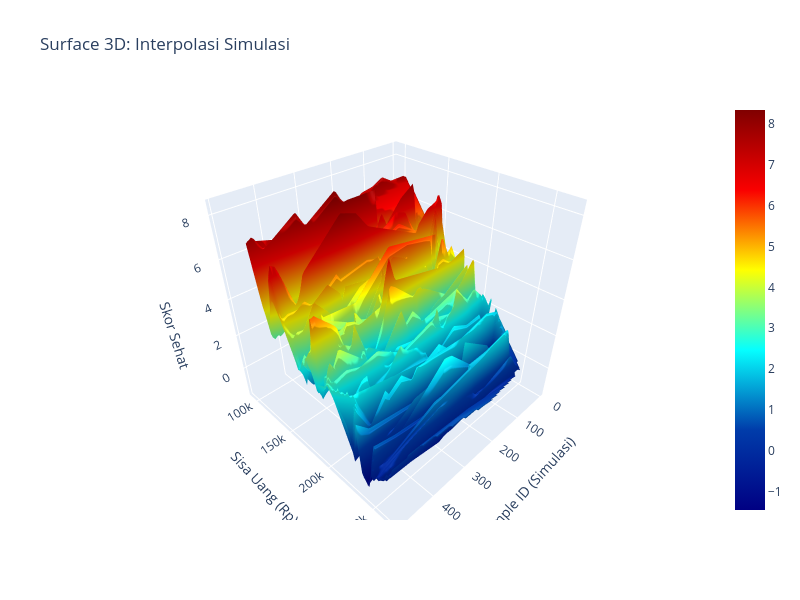

Source (notebook cell):
### Markdown cell above
# CHAT GPT
1. buatkan kode untuk visualisasi interaktif dengan grafik 3D yang bisa diputar dan di zoom.
->Mantap 👍 kalau mau grafik 3D interaktif (bisa diputar & zoom langsung), paling gampang pakai Plotly.
Plotly bisa langsung jalan di Jupyter Notebook maupun VS Code (notebook mode). Berikut contoh kode untuk visualisasi interaktif 3D dari data simulasi sisa, skor, dan sehat yang kamu punya.ara kerja: x → sisa uang y → skor kesehatan z → skor total (gabungan kenyang, rasa, sehat, bosan) Warna = skor total (semakin tinggi → warna berbeda) Titik bisa diputar dengan mouse, di-zoom in/out, bahkan disimpan ke file HTML.

2. kenapa sih putih ajaa? apakah ada yang salah dengan kode sayaa?
-> Oke aku lihat dari screenshot kamu 👀 Masalahnya bukan di kode visualisasi (Plotly sudah benar), tapi di data resp_sehat yang kamu pakai untuk z → hasilnya semua nol (flat surface, makanya keliatan kotak merah datar aja).Masalah: budget di akhir simulasi tidak selalu jatuh tepat ke kelipatan 1000 yang ada di bin_sisa → jadi int((budget-SISA_MININUM)/1000) bisa keluar dari index, atau tidak cocok → hasil assignment gagal / tetap 0.

3. mengapa setelah kode diatas dibenarkan tetap tidak muncul visualisasi yang menarik?
-> Ahh, sekarang jelas 👍. Kode yang kamu kasih sebelumnya sudah dibenarkan (bug index selesai), tapi bagian visualisasi kamu masih “flat/datar” karena data yang di‐plot ke plot_surface memang nyaris nol semua atau kosong. Itu bukan masalah matplotlib, tapi karena matriks resp_sehat tidak terisi dengan baik.Mari kita bedah penyebabnya: Isi resp_sehat banyak nol. Di loop terakhir kamu hanya mengisi satu sel per simulasi (resp_sehat[n, idx] = skor_sehat). → Akhirnya sebagian besar dari matriks resp_sehat = 0, jadinya permukaan terlihat datar/putih. Index idx kadang di luar range. Walau sudah dicek, nilai budget sering tidak jatuh tepat di bin yang kamu buat (np.arange(100e3,300e3,1000)). Jadi sangat sedikit sel yang benar‐benar terisi. Visualisasi 3D butuh grid penuh. plot_surface(X,Y,Z) akan menggambar permukaan halus kalau Z penuh. Kalau Z hanya 0 dengan beberapa titik nonzero → tampak datar.

### Code cell
import plotly.graph_objects as go
import numpy as np
from scipy.interpolate import griddata

# Buat grid interpolasi
xi = np.linspace(min(sampleid), max(sampleid), 100)
yi = np.linspace(min(sisa), max(sisa), 100)
Xi, Yi = np.meshgrid(xi, yi)
Zi = griddata((sampleid, sisa), sehat, (Xi, Yi), method='linear')

# Buat figure 3D interaktif
fig = go.Figure(data=[go.Surface(x=Xi, y=Yi, z=Zi, colorscale="Jet")])

# Atur layout
fig.update_layout(
    title="Surface 3D: Interpolasi Simulasi",
    scene=dict(
        xaxis_title="Sample ID (Simulasi)",
        yaxis_title="Sisa Uang (Rp)",
        zaxis_title="Skor Sehat"
    ),
    autosize=True,
    width=800,
    height=600
)

fig.show()

### Figure 1 — Plotly figure (JSON) as saved in the notebook; plotly's stock layout.template omitted (floating-point values rounded to 4 significant figures; data arrays with more than 128 entries replaced by an {"elided": "..."} marker saying what was removed)
{"data": [{"colorscale": [[0, "rgb(0,0,131)"], [0.2, "rgb(0,60,170)"], [0.4, "rgb(5,255,255)"], [0.6, "rgb(255,255,0)"], [0.8, "rgb(250,0,0)"], [1, "rgb(128,0,0)"]], "type": "surface", "x": {"elided": "100x100 float values"}, "y": {"elided": "100x100 float values"}, "z": {"elided": "100x100 float values"}}], "layout": {"autosize": true, "height": 600, "scene": {"xaxis": {"title": {"text": "Sample ID (Simulasi)"}}, "yaxis": {"title": {"text": "Sisa Uang (Rp)"}}, "zaxis": {"title": {"text": "Skor Sehat"}}}, "title": {"text": "Surface 3D: Interpolasi Simulasi"}, "width": 800}}
